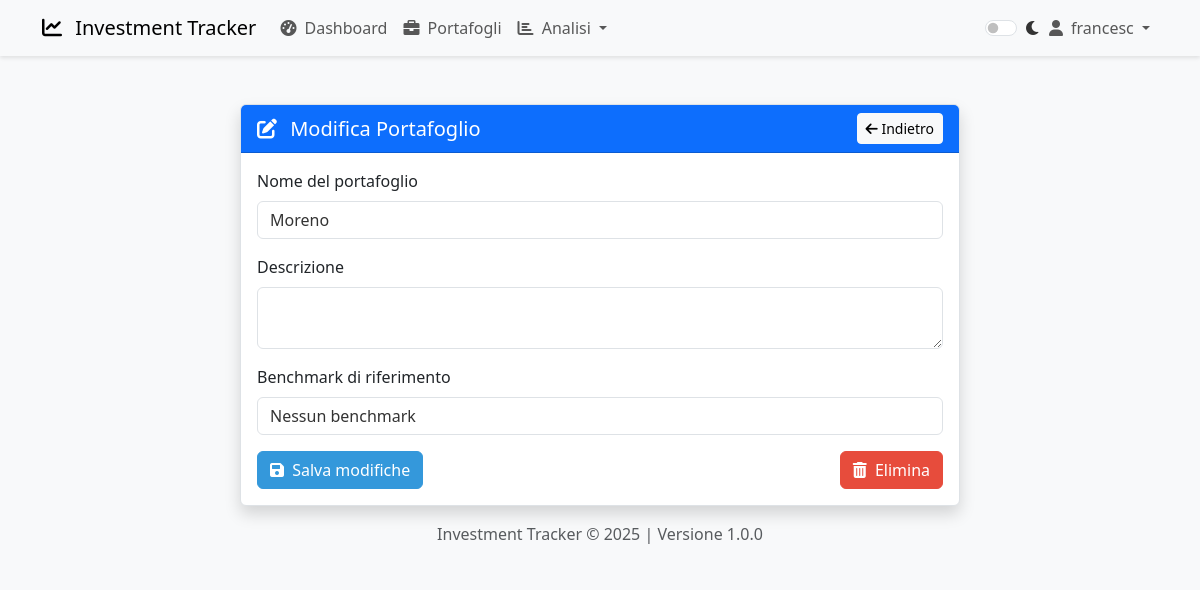
The page /portfolio/edit/4d72ad02-6573-4342-b393-7c8382f9584e (signed in) on the database its author committed.
### app/models/user.py (models this page shows, shortened)
class User(UserMixin, db.Model):
    __tablename__ = 'users'
    id = db.Column(db.String(36), primary_key=True, default=lambda: str(uuid.uuid4()))
    email = db.Column(db.String(120), index=True, unique=True, nullable=False)
    username = db.Column(db.String(64), index=True, unique=True, nullable=False)
    password_hash = db.Column(db.String(128))
    is_admin = db.Column(db.Boolean, default=False)
    created_at = db.Column(db.DateTime, default=datetime.utcnow)
    updated_at = db.Column(db.DateTime, default=datetime.utcnow, onupdate=datetime.utcnow)
    portfolios = db.relationship('Portfolio', backref='user', lazy='dynamic', cascade='all, delete-orphan')
    @property
    def password(self):
        """La password non è leggibile"""
        raise AttributeError('password is not a readable attribute')

### app/models/portfolio.py (models this page shows, shortened)
class Portfolio(db.Model):
    __tablename__ = 'portfolios'
    id = db.Column(db.String(36), primary_key=True, default=lambda: str(uuid.uuid4()))
    name = db.Column(db.String(100), nullable=False)
    description = db.Column(db.Text)
    benchmark = db.Column(db.String(20))  # Ticker del benchmark di riferimento
    created_at = db.Column(db.DateTime, default=datetime.utcnow)
    updated_at = db.Column(db.DateTime, default=datetime.utcnow, onupdate=datetime.utcnow)
    user_id = db.Column(db.String(36), db.ForeignKey('users.id'), nullable=False)
    assets = db.relationship('Asset', backref='portfolio', lazy='dynamic', cascade='all, delete-orphan')

### app/routes/portfolio.py (the view, shortened to what this page needs)
@portfolio.route('/edit/<id>', methods=['GET', 'POST'])
@login_required
def edit(id):
    portfolio_obj = Portfolio.query.get_or_404(id)
    if portfolio_obj.user_id != current_user.id:
        flash('Non sei autorizzato a modificare questo portafoglio')
        return redirect(url_for('portfolio.list'))
    form = PortfolioForm(obj=portfolio_obj)
    return render_template('portfolio/edit.html',
                          title='Modifica Portafoglio',
                          form=form,
                          portfolio=portfolio_obj)

### app/forms/portfolio.py
class PortfolioForm(FlaskForm):
    name = StringField('Nome del portafoglio', validators=[DataRequired(), Length(max=100)])
    description = TextAreaField('Descrizione', validators=[Optional(), Length(max=500)])
    benchmark = SelectField('Benchmark di riferimento', choices=[
        ('', 'Nessun benchmark'),
        ('^GSPC', 'S&P 500'),
        ('^IXIC', 'NASDAQ Composite'),
        ('^DJI', 'Dow Jones Industrial Average'),
        ('^STOXX50E', 'EURO STOXX 50'),
        ('^FTSE', 'FTSE 100'),
        ('^N225', 'Nikkei 225'),
        ('VWCE.MI', 'Vanguard FTSE All-World UCITS ETF'),
        ('CSSPX.MI', 'iShares Core S&P 500 UCITS ETF'),
        ('SWDA.MI', 'iShares Core MSCI World UCITS ETF'),
        ('IWDA.AS', 'iShares Core MSCI World UCITS ETF')
    ], validators=[Optional()])
    submit = SubmitField('Salva')

### app/models/user.py (called while the page is built)
@login_manager.user_loader
def load_user(user_id):
    return User.query.get(str(user_id))

### app/templates/portfolio/edit.html (shortened to what this page needs)
{% extends "base.html" %}
{% block content %}
<div class="container mt-5">
    <div class="row">
        <div class="col-md-8 offset-md-2">
            <div class="card shadow">
                <div class="card-header bg-primary text-white d-flex justify-content-between align-items-center">
                    <h5 class="mb-0"><i class="fas fa-edit me-2"></i> Modifica Portafoglio</h5>
                    <a href="{{ url_for('portfolio.view', id=portfolio.id) }}" class="btn btn-light btn-sm">
                        <i class="fas fa-arrow-left"></i> Indietro
                    </a>
                </div>
                <div class="card-body">
                    <form method="POST">
                        <div class="mb-3">
                            {{ form.name.label(class="form-label") }}
                            {{ form.name(class="form-control") }}
                        </div>
                        <div class="mb-3">
                            {{ form.description.label(class="form-label") }}
                            {{ form.description(class="form-control") }}
                        </div>
                        <div class="mb-3">
                            {{ form.benchmark.label(class="form-label") }}
                            {{ form.benchmark(class="form-control") }}
                        </div>
                        <div class="d-flex justify-content-between">
                            <button type="submit" class="btn btn-primary">
                                <i class="fas fa-save me-1"></i> Salva modifiche
                            </button>
                            <form method="POST" action="{{ url_for('portfolio.delete', id=portfolio.id) }}" onsubmit="return confirm('Sei sicuro di voler eliminare questo portafoglio?');">
                                <button type="submit" class="btn btn-danger">
                                    <i class="fas fa-trash-alt me-1"></i> Elimina
                                </button>
                            </form>
                        </div>
                    </form>
                </div>
            </div>
        </div>
    </div>
</div>
{% endblock %}

### app/templates/navbar.html (shortened to what this page needs)
<nav class="navbar navbar-expand-lg navbar-light bg-light">
    <div class="container">
        <a class="navbar-brand" href="{{ url_for('main.index') }}">
            <i class="fas fa-chart-line me-2"></i>
            Investment Tracker
        </a>
        <div class="collapse navbar-collapse" id="navbarNav">
            <ul class="navbar-nav me-auto">
                {% if current_user.is_authenticated %}
                    <li class="nav-item">
                        <a class="nav-link" href="{{ url_for('main.dashboard') }}">
                            <i class="fas fa-tachometer-alt me-1"></i> Dashboard
                        </a>
                    </li>
                    <li class="nav-item">
                        <a class="nav-link" href="{{ url_for('portfolio.list') }}">
                            <i class="fas fa-briefcase me-1"></i> Portafogli
                        </a>
                    </li>
                    <li class="nav-item dropdown">
                        <a class="nav-link dropdown-toggle" href="#" id="analysisDropdown" role="button" data-bs-toggle="dropdown" aria-expanded="false">
                            <i class="fas fa-chart-bar me-1"></i> Analisi
                        </a>
                    </li>
                {% endif %}
            </ul>
            <ul class="navbar-nav">
                <li class="nav-item">
                    <div class="form-check form-switch mt-2">
                        <input class="form-check-input" type="checkbox" id="darkModeToggle">
                        <label class="form-check-label" for="darkModeToggle">
                            <i class="fas fa-moon"></i>
                        </label>
                    </div>
                </li>
                {% if current_user.is_authenticated %}
                    <li class="nav-item dropdown">
                        <a class="nav-link dropdown-toggle" href="#" id="userDropdown" role="button" data-bs-toggle="dropdown" aria-expanded="false">
                            <i class="fas fa-user me-1"></i> {{ current_user.username }}
                        </a>
                    </li>
                {% endif %}
            </ul>
        </div>
    </div>
</nav>

### app/static/css/styles.css (style rules this page uses)
:root { --primary-color: #3498db; --secondary-color: #2ecc71; --accent-color: #f39c12; --danger-color: #e74c3c; --text-color: #333; --bg-color: #f8f9fa; --card-bg: #fff; --border-color: #dee2e6; --input-bg: #fff; }
body { color: var(--text-color); background-color: var(--bg-color); transition: background-color 0.3s, color 0.3s; }
.card { background-color: var(--card-bg); border-color: var(--border-color); box-shadow: 0 4px 6px rgba(0, 0, 0, 0.1); transition: transform 0.3s, box-shadow 0.3s; }
.btn-primary { background-color: var(--primary-color); border-color: var(--primary-color); }
.btn-danger { background-color: var(--danger-color); border-color: var(--danger-color); }
.form-control { background-color: var(--input-bg); color: var(--text-color); border-color: var(--border-color); }
.navbar { box-shadow: 0 2px 4px rgba(0, 0, 0, 0.1); }

### rows shown on the page
User: username "francesc"
Portfolio: name "Moreno", benchmark "Nessun benchmark"
